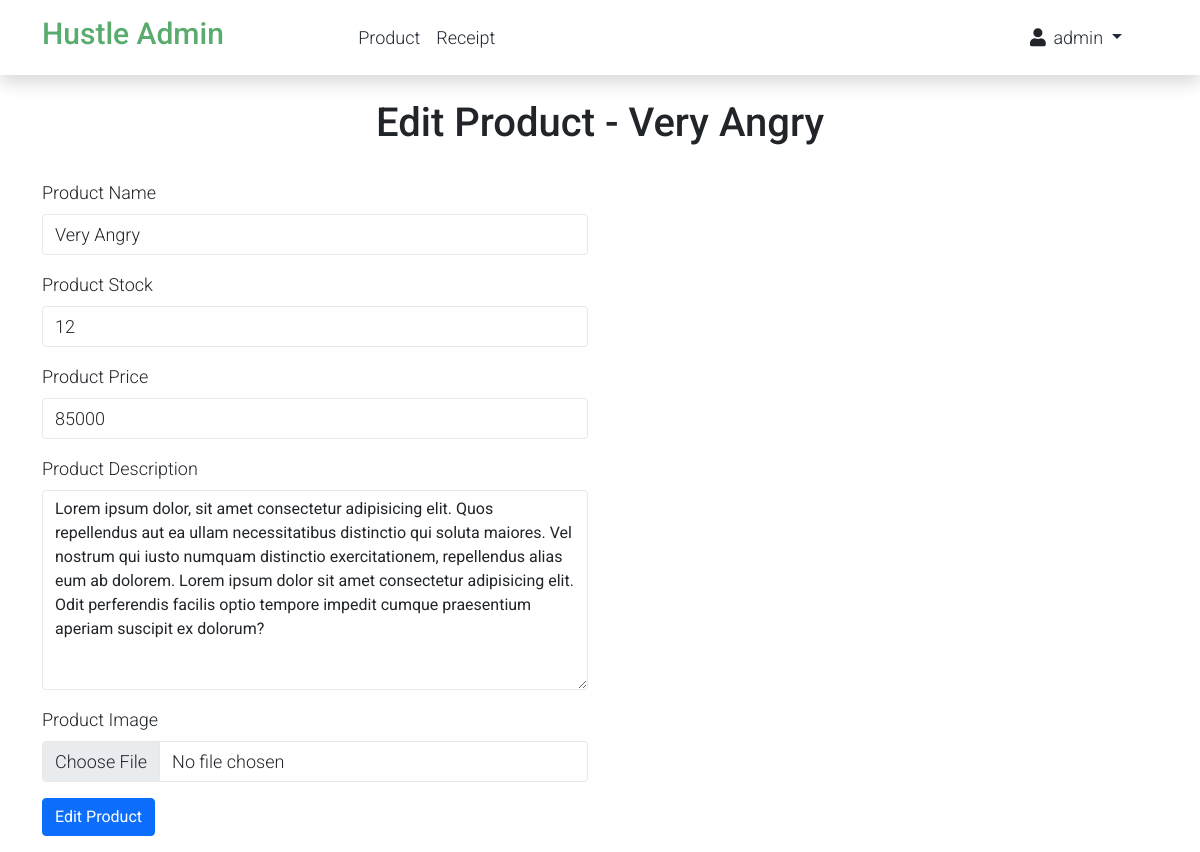
Screenshot of /edit_product_admin.php?product_id=2 (signed in) with the database file from the repository.
### tables this page shows
CREATE TABLE `product` (
  `product_id` int(11) NOT NULL,
  `product_name` varchar(100) NOT NULL,
  `product_stock` int(11) NOT NULL,
  `product_price` int(11) NOT NULL,
  `product_description` text NOT NULL,
  `product_img` text NOT NULL
);

### edit_product_admin.php (the view, shortened to what this page needs)
<?php
    require_once 'connection.php';
    $product_id = $_GET['product_id'];
    $data_product = mysqli_fetch_assoc(mysqli_query($conn, "SELECT * FROM product WHERE product_id = '$product_id'"));
 ?>
<!DOCTYPE html>
<html lang="en">
<head>
    <link rel="stylesheet" href="assets/css/bootstrap.min.css">
    <link rel="stylesheet" href="assets/css/templatemo.css">
    <link rel="stylesheet" href="assets/css/custom.css">
    <link rel="stylesheet" href="assets/css/fontawesome.min.css">
</head>
<body>
    <?php include 'header_admin.php'; ?>
    <section>
        <div class="container">
            <div class="row my-4">
                <div class="col text-center">
                	<h1>Edit Product - <?= $data_product['product_name']; ?></h1>
                </div>
            </div>
            <div class="row">
            	<div class="col-6">
            		<form method="post" enctype="multipart/form-data">
            			<div class="mb-3">
						  <label for="product_name" class="form-label">Product Name</label>
						  <input type="text" class="form-control" id="product_name" name="product_name" required value="<?= $data_product['product_name']; ?>">
						</div>
						<div class="mb-3">
						  <label for="product_stock" class="form-label">Product Stock</label>
						  <input type="number" min="1" step="1" class="form-control" id="product_stock" name="product_stock" required value="<?= $data_product['product_stock']; ?>">
						</div>
						<div class="mb-3">
						  <label for="product_price" class="form-label">Product Price</label>
						  <input type="number" min="1" step="1" class="form-control" id="product_price" name="product_price" required value="<?= $data_product['product_price']; ?>">
						</div>
                        <div class="mb-3">
                          <label for="product_description" class="form-label">Product Description</label>
                          <textarea class="form-control" id="product_description" name="product_description" required><?= $data_product['product_description']; ?></textarea>
                        </div>
						<div class="mb-3">
						  <label for="product_img" class="form-label">Product Image</label>
						  <input class="form-control" type="file" id="product_img" name="product_img">
						</div>
						<div class="col-auto">
					    	<button type="submit" name="btnEditProductAdmin" class="btn btn-primary mb-3">Edit Product</button>
					 	</div>
            		</form>
            	</div>
            </div>
        </div>
    </section>
</body>
</html>

### assets/css/templatemo.css (style rules this page uses)
body, ul, li, p, a, label, input, div { font-family: 'Roboto', sans-serif; font-size: 18px !important; font-weight: 300 !important; }
.form-control { border: 1px solid #e8e8e8; }

### assets/css/custom.css (style rules this page uses)
textarea { height: 200px; }

### rows the page displays
product: product_name "Very Angry", product_stock "12", product_price "85000", product_description "Lorem ipsum dolor, sit amet consectetur adipisicing elit. Quos repellendus aut ea ullam necessitatibus distinctio qui soluta maiores. Vel nostrum qui iusto numquam distinctio exercitationem, repellendus alias eum ab dolorem. Lorem ipsum dolor sit amet consectetur adipisicing elit. Odit perferendis facilis optio tempore impedit cumque praesentium aperiam suscipit ex dolorum?"

### other values shown
$_SESSION['username'] "admin"
